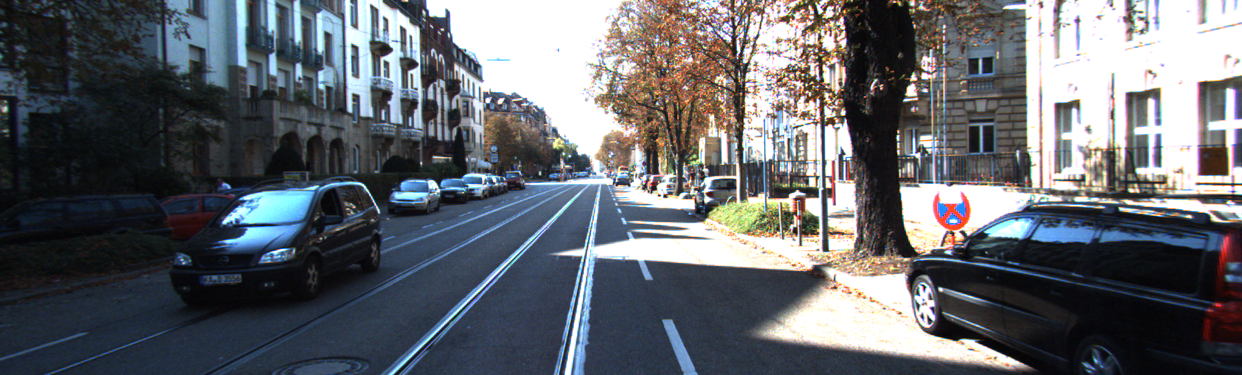
#> input picture 计算机视觉实践-练习5/img/test2_left.png, 1242 x 375 px, found by its file name
$ jupyter execute q_disparity_map.ipynb   (older library calls are emulated)
#> lines starting #> are read from the running program, lines starting #| are printed output that depends on the picture
[cell 1]
import cv2
import numpy as np

#视差图计算
def compute_disparity_map(left_image_path, right_image_path):
    # 读取左右视图图像
    left_img = cv2.imread(left_image_path, cv2.IMREAD_GRAYSCALE)
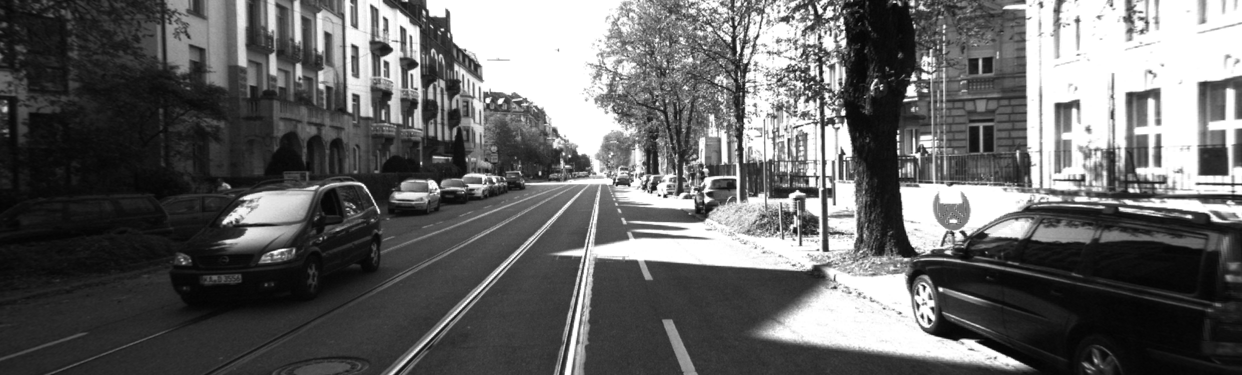
#> left_img: shape (375, 1242); min 3, max 255, mean 101.3
    right_img = cv2.imread(right_image_path, cv2.IMREAD_GRAYSCALE)
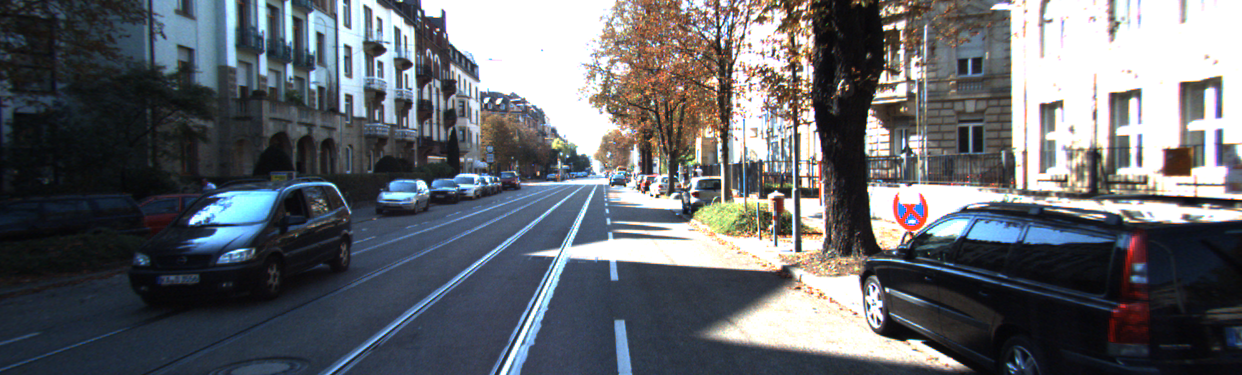
#> input picture 计算机视觉实践-练习5/img/test2_right.png, 1242 x 375 px, found by its file name
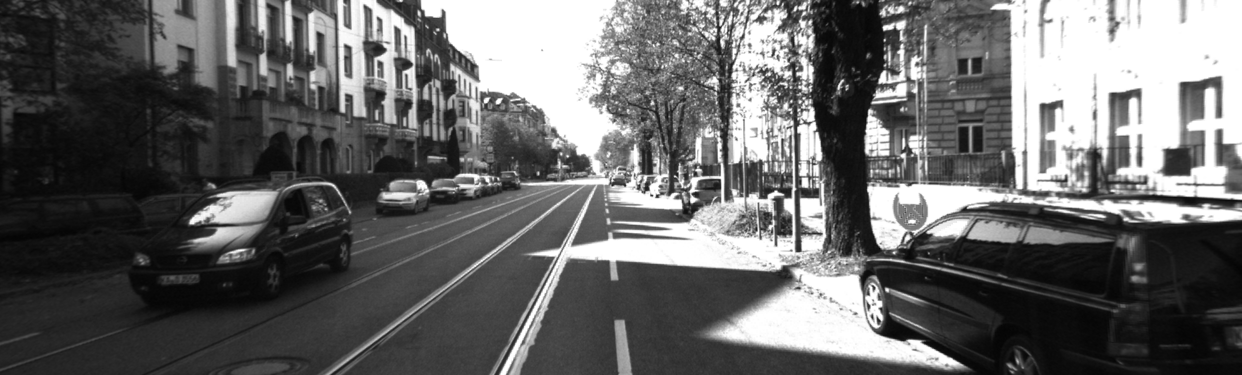
#> right_img: shape (375, 1242); min 4, max 255, mean 102.5

    # 检查图像是否加载成功
    if left_img is None or right_img is None:
        raise ValueError("Could not open or find the images!")

    # 创建Semi-Global Block Matching (SGBM) 对象
    window_size = 9
    min_disp = 0
    num_disp = 112 - min_disp
    stereo = cv2.StereoSGBM_create(
        minDisparity=min_disp,
        numDisparities=num_disp,
        blockSize=8,
        P1=8 * 3 * window_size ** 2,
        P2=32 * 3 * window_size ** 2,
        disp12MaxDiff=1,
        uniquenessRatio=10,
        speckleWindowSize=100,
        speckleRange=32,
        #mode=cv2.STEREO_SGBM_MODE_SGBM  #（标准处理） 处理速度较快，精度较好
        mode=cv2.STEREO_SGBM_MODE_HH   #处理速度较慢，但精度更高
    )

    # 计算视差图
    disparity = stereo.compute(left_img, right_img).astype(np.float32) / 16.0
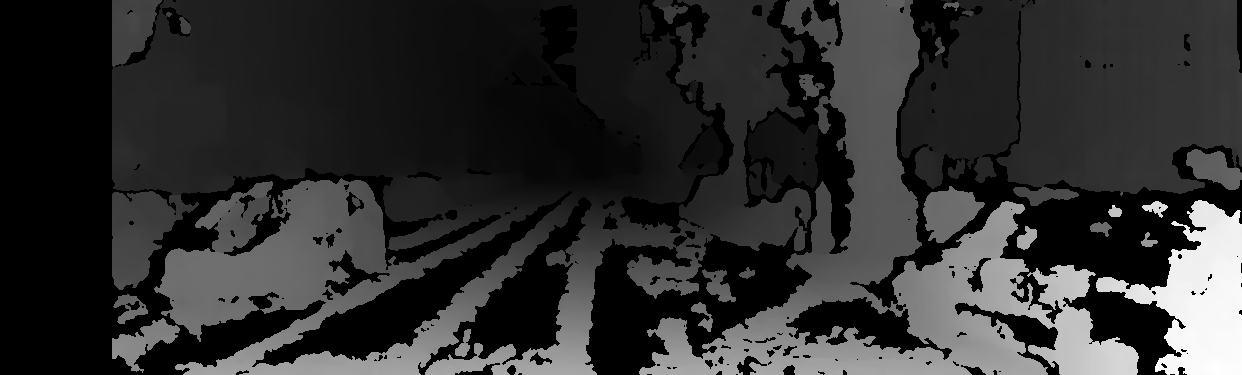
#> disparity: shape (375, 1242) float32; min -1, max 97.62, mean 17.3; drawn with min black and max white

    # 将视差值缩放到0-255范围，便于显示
    result = cv2.normalize(disparity, None, alpha=0, beta=255, norm_type=cv2.NORM_MINMAX, dtype=cv2.CV_8U)

    return result

if __name__ =="__main__":
    left_image_path = '/home/kh/homework/exercise5/img/test2_left.png'   #路径可修改
    right_image_path = '/home/kh/homework/exercise5/img/test2_right.png'

    # left_image_path = '/home/kh/homework/exercise5/img/test3_left.jpg'   #路径可修改
    # right_image_path = '/home/kh/homework/exercise5/img/test3_right.jpg'

    result = compute_disparity_map(left_image_path, right_image_path)

    # 显示视差图
    if result is not None:
        cv2.imwrite( '/home/kh/homework/exercise5/result/' + 'test2_res.jpg', result)  #保存； 路径可修改
        #cv2.imwrite( '/home/kh/homework/exercise5/result/' + 'test2_res2.jpg', result)
        print("保存视差图成功！")
    else:
        print("保存视差图失败！")
